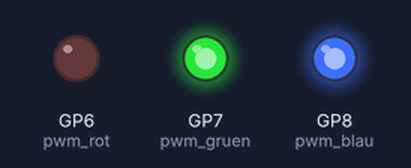
Bench run of a program on a simulated Raspberry Pi Pico running MicroPython. Parts: output pins drawn as LEDs (lit = HIGH).

Above: at 0.5 s.
At 1.5 s:
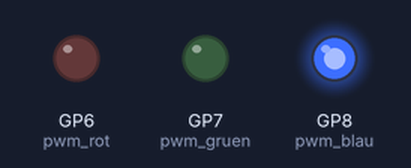
At 5.5 s:
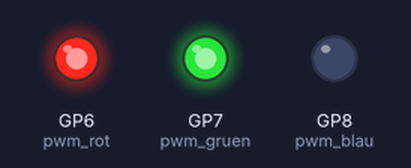
Timing chart, 0 to 6.9 s (numbered marks = the images above):
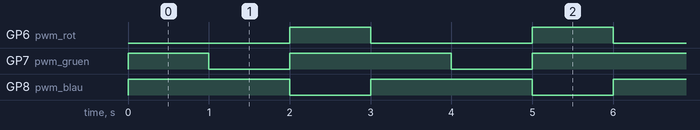

The program:

buch-rpi-pico-kap6-rgb.py
```python
# RPi Pico - RGB LED
# Datei: buch-rpi-pico-kap6-rgb.py

#Bibliotheken
from machine import Pin, PWM
import utime

#Variablen/Objekte
pwm_rot = machine.PWM(machine.Pin(6))
pwm_rot.freq(1000)
pwm_gruen = machine.PWM(machine.Pin(7))
pwm_gruen.freq(1000)
pwm_blau = machine.PWM(machine.Pin(8))
pwm_blau.freq(1000)

# Funktionen
def rgb(red, green, blue):
    red=red*64
    green=green*64
    blue=blue*64
    pwm_rot.duty_u16(red)
    pwm_gruen.duty_u16(green)
    pwm_blau.duty_u16(blue)


#Loop
while True:
    #rot
    rgb(0, 1023, 1023)
    utime.sleep(1)
    #gelb
    rgb(0, 0, 1023)
    utime.sleep(1)
    #blau
    rgb(1023, 1023, 0)
    utime.sleep(1)
```

Measured:
- by itself, GP6 (pwm_rot): alternates HIGH for 1.0 s and LOW for 2.0 s
- by itself, GP7 (pwm_gruen): repeats every 3.0 s: LOW 1.0 s, HIGH 2.0 s
- by itself, GP8 (pwm_blau): alternates HIGH for 2.0 s and LOW for 1.0 s
